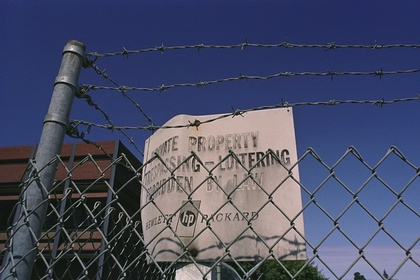
%> input picture MiniProjet/img/foreground.jpg, 420 x 280 px, shrunk from 768 x 512 before the run
$ octave iti_p1_q2.m   (GNU Octave 9; MATLAB toolbox functions it lacks are replaced by stand-ins)
%> lines starting %> are read from the running program, lines starting %| are printed output that depends on the picture
clear all
close all

Fg=double(imread('img/foreground.jpg'));
Bg=double(imread('img/background.jpg'));
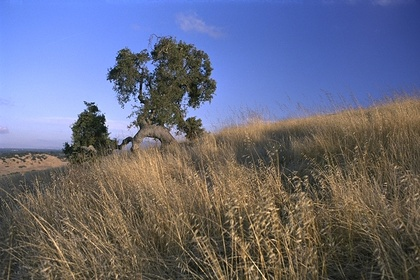
%> input picture MiniProjet/img/background.jpg, 420 x 280 px, shrunk from 768 x 512 before the run

figure
subplot(1,3,1), imshow(uint8(Fg))
title('Image originale');

R1=Fg(:,:,1);
G1=Fg(:,:,2);
B1=Fg(:,:,3);

R2=Bg(:,:,1);
G2=Bg(:,:,2);
B2=Bg(:,:,3);

Y=0.229*R1+0.587*G1+0.114*B1;
Cb=0.564*(B1-Y)+128;
Cr=0.713*(R1-Y)+128;
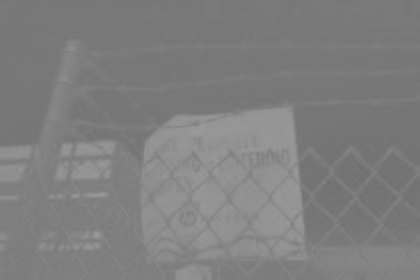
%> Cr: size 280x420 double; min 111.9, max 155.4, mean 127.4

subplot(1,3,2), imshow(uint8(Cb));
title('Chrominance bleu')

 for i=1:length(Bg(:,1))
   for j=1:length(Bg)
     if (Cb(i,j)>145)
       R1(i,j)=255;
       G1(i,j)=255;
       B1(i,j)=255;
     else
       R2(i,j) = R1(i,j);
       G2(i,j) = G1(i,j);
       B2(i,j) = B1(i,j);
     end
   end
 end
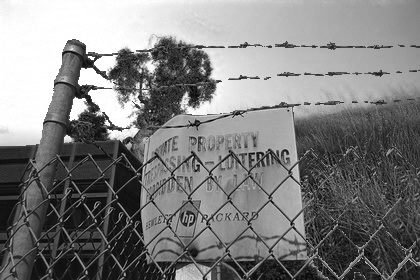
%> B2: size 280x420 double; min 0, max 255, mean 127.3
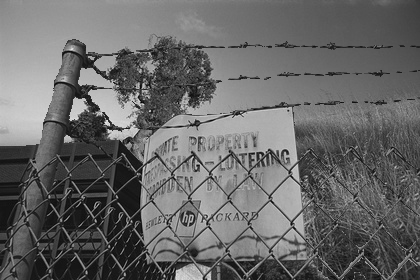
%> G2: size 280x420 double; min 0, max 238, mean 104
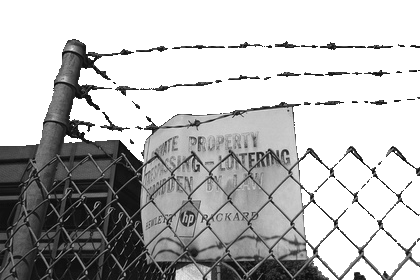
%> R1: size 280x420 double; min 0, max 255, mean 184.8
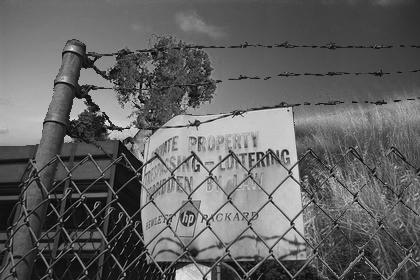
%> R2: size 280x420 double; min 0, max 236, mean 99.2

subplot(1,3,3), imshow(cat(3,R1/255,G1/255,B1/255));
title('Image sans le ciel');

figure , imshow(cat(3,R2/255,G2/255,B2/255));
%> after `imshow(cat(3,R2/255,G2/255,B2/255))`:
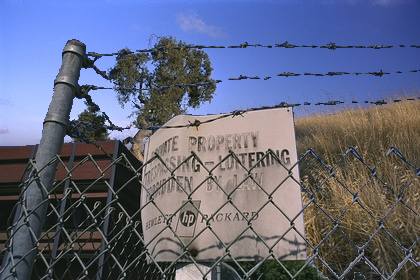
%> displayed picture: size 280x420x3, on the screen's scale of 0 to 255; mean R, G, B 99.2, 104, 127.3
title('Chroma-keying');


%% Commentaires

% La representation YCrCb est ici plus adaptee qu'une representation RGB,
% car elle offre une meilleure representation du rouge, du vert et du bleu.
% YCrCb garde l'information sur les autres couleurs, ainsi un bleu pur (0,
% 0, 255) apparaitra blanc sur la repr?sentation YCrCb, alors que du violet
% (255, 0, 255) apparaitra gris?.
